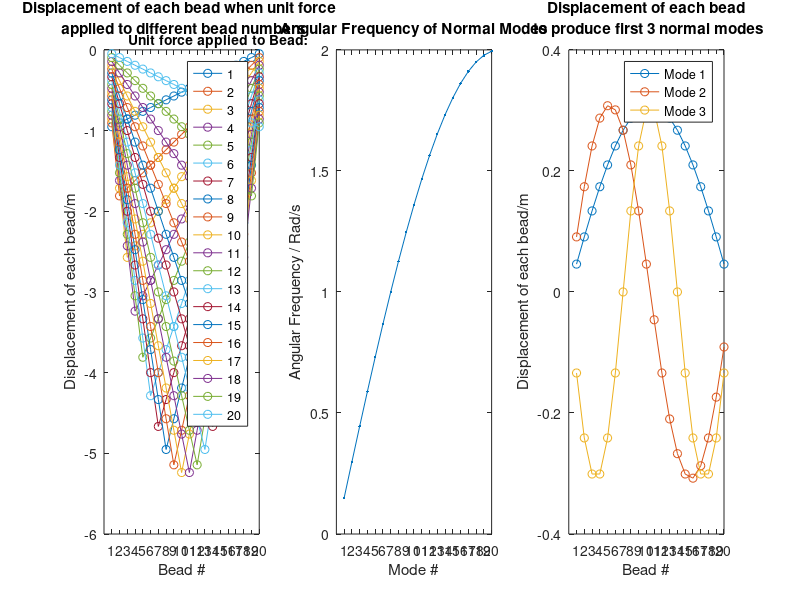

The MATLAB script that drew this image:

clear all
close all

%% Input
% generate inputs from problem sheet
testinput1 = ones(1, 21);
testinput2 = 1:9;
% choose between end-user input, testinput1, testinput2

%ks = input('Please enter a vector of at least 2 spring constants ');
ks = testinput1;
%ks = testinput2;

% define for utility
number_of_masses = size(ks, 2)-1;

%% Initalisation
% construct K matrix
K1 = zeros(1, number_of_masses);
K2 = zeros(1, number_of_masses-1);
for i = 1:(number_of_masses);
    K1(i) = ks(i)+ks(i+1);
end
for i = 1:number_of_masses-1;
    K2(i) = -ks(i+1);
end
K = diag(K1) + diag(K2, -1) + diag(K2, 1);

%% Forces
% Unit forces are vectors produced by rows of the identity matrix indexed
% by bead number
% initialise blank displacements vector to be added to by for loop
% invert matrix before for loop for speed
forces = eye(number_of_masses);
displacements = zeros(number_of_masses);
inverted = inv(K);
for i = 1:number_of_masses;
    displacements(:, i) = -inverted*forces(:, i);
end
mass_numbers = 1:number_of_masses;

%% Plot 1
subplot(1, 3, 1);
% plot displacements in first plot window. hold all keeps each line as the
% next is plotted, hold released after loop. all instead of on to maintain
% colour changes
for i = 1:number_of_masses;
    plot(mass_numbers, displacements(:, i), '-o');
    hold all
end
hold off

% Set graph properties for first plot window: title, axis labels, integer x axis ticks. 
% Use sprintf in title function to insert newline (\n)
title(sprintf('Displacement of each bead when unit force \n applied to different bead numbers'));
xlabel('Bead #');
ylabel('Displacement of each bead/m');
set(gca,'XTick',1:number_of_masses)

% Generate legend dynamically from input
leg_vals = cellstr(num2str((1:number_of_masses)', '%-d'));
leg1 = legend(leg_vals, 'Position', [0.03 0.5 0.05 0.1]);
legtitle = get(leg1, 'title');
set(legtitle, 'string', 'Unit force applied to Bead:');

%% Plot 2
% Plot modes in second plot window
subplot(1, 3, 2);
% Calculate angular frequency of normal modes using kx = omega^2x. Alias
% number of masses to mode_numbers to avoid confusion.
% Calculate both eigenvalues and eigenvectors, eigenvectors are used in
% later question. vals(vals~=0) extracts non-zero eigenvalues off the diagonal into
% vector modes, still works for zero eigenvalues because of floating points
[vecs, vals] = eig(K);
modes = sqrt(vals(vals~=0));
mode_numbers = 1:number_of_masses;
plot(mode_numbers, modes, '.-');

% Set graph properties for second plot window: title, axis labels,
% integer x axis ticks
xlabel('Mode #');
ylabel('Angular Frequency / Rad/s');
set(gca,'XTick',1:number_of_masses)
title('Angular Frequency of Normal Modes');

%% Plot 3
% Plot displacements in different modes(question 5) in third window.
subplot(1, 3, 3);
% Restrict mode plotting to inputs of at least 2 masses. Plot two
% modes if only two masses, 3 otherwise

if number_of_masses == 2;
    modes_to_plot = 2;
else
    modes_to_plot = 3;
end

if (number_of_masses>=2);
    % Displacements are eigenvectors of K calculated in Plot 2. 
    for i = 1:modes_to_plot;
        plot(1:number_of_masses, vecs(:, i), '-o');
        hold all
    end
    hold off
else
    text(0.2, 0.5, 'Too few spring constants for modes plot');
end
    
% Set graph properties: Title, axis labels, integer x axis ticks
% Use sprintf to title graph properly for different numbers of plotted modes
format_spec = 'Displacement of each bead\n to produce first %d normal modes';
title(sprintf(format_spec, modes_to_plot));
xlabel('Bead #');
ylabel('Displacement of each bead/m');
set(gca,'XTick',1:number_of_masses);

% Produce legend dynamically
leg_vals = cellstr(num2str((1:3)', 'Mode %-d'));
leg2 = legend(leg_vals, 'Position', [0.93 0.5 0.05 0.1]);


